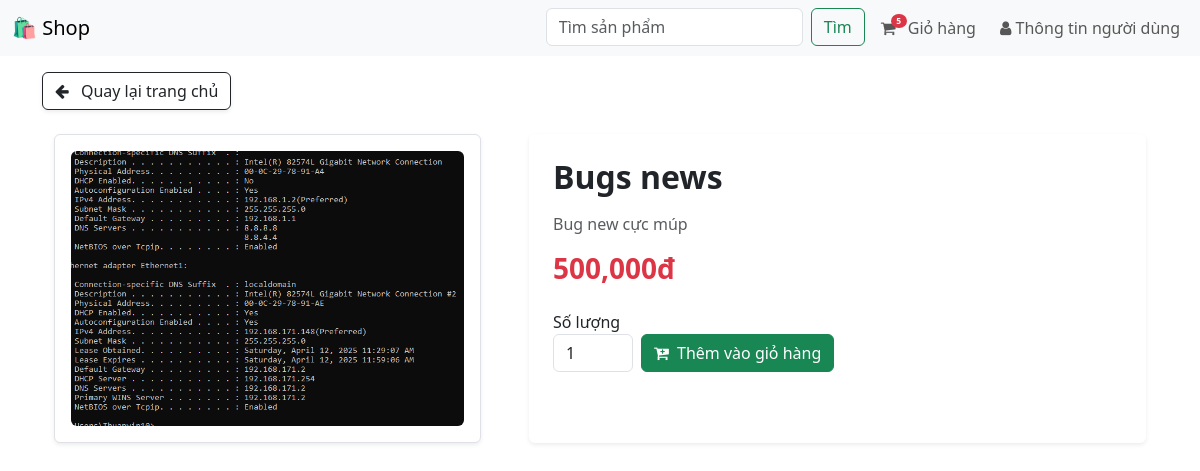
/product/9 (signed in), run on an earlier commit of the app's database.
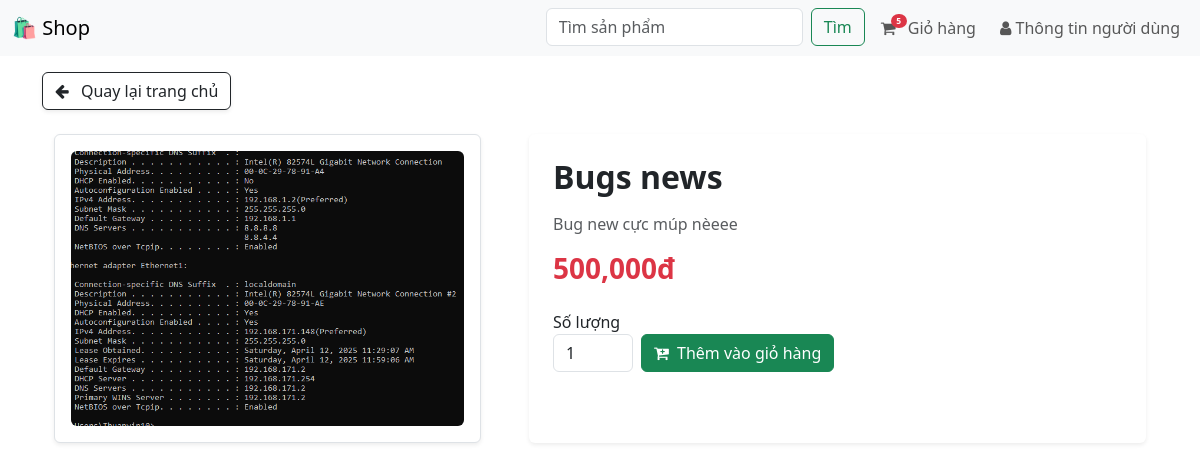
And on a later commit of the database.
### fashion/models.py (models this page shows, shortened)
class Product(models.Model):
    name = models.CharField(max_length=200)
    price = models.IntegerField()
    description = models.TextField()
    image = models.ImageField(upload_to='products/')
    category = models.ForeignKey('Category', on_delete=models.CASCADE, null=True, blank=True)

### fashion/views.py (the view)
# urls.py: path('product/<int:product_id>', views.product_detail, name='product_detail'),
@login_required
def product_detail(request, product_id):
    return render(request, 'store/product_detail.html', {
        'product': get_object_or_404(Product, pk=product_id),
        'cart_item_count': _cart_items(request).count()
    })

### fashion/views.py (called while the page is built)
def _cart_items(request):
    if request.user.is_authenticated:
        return CartItem.objects.filter(user=request.user)
    if not request.session.session_key:
        request.session.save()
    return CartItem.objects.filter(session_key=request.session.session_key)

### fashion/templates/store/product_detail.html (shortened to what this page needs)
{% extends 'store/base_shop.html' %}
{% load static %}
{% load humanize %}
{% block content %}
<div class="container-fluid py-4 px-0">
  <div class="mb-4">
    <a href="{% url 'home' %}" class="btn btn-outline-dark shadow-sm">
      <i class="fa fa-arrow-left me-2"></i> Quay lại trang chủ
    </a>
  </div>
  <div class="row">
    <div class="col-md-5 px-4">
      <div class="border rounded shadow-sm p-3 bg-white h-100">
        <img
          src="{{ product.image.url }}"
          alt="{{ product.name }}"
          class="img-fluid rounded w-100"
          style="object-fit: contain; max-height: 500px;"
        />
      </div>
    </div>
    <div class="col-md-7 px-4">
      <div class="bg-white p-4 rounded shadow-sm h-100">
        <h2 class="fw-bold mb-3">{{ product.name }}</h2>
        <p class="text-muted fs-6">{{ product.description }}</p>
        <div class="mb-4">
          <h3 class="text-danger fw-bold">
            {{ product.price|intcomma }}đ
          </h3>
        </div>
        <form id="add-to-cart-form" method="POST" action="{% url 'add_to_cart' product.id %}">
          <div class="row g-2 align-items-end mb-4">
            <div class="col-auto">
              <label for="quantity" class="form-label mb-0">Số lượng</label>
              <input
                type="number"
                class="form-control"
                id="quantity"
                name="quantity"
                value="1"
                min="1"
                style="width: 80px;"
              />
            </div>
            <div class="col-auto">
              <button type="submit" class="btn btn-success">
                <i class="fa fa-cart-plus me-1"></i> Thêm vào giỏ hàng
              </button>
            </div>
          </div>
        </form>
      </div>
    </div>
  </div>
</div>
{% endblock %}

What changed in the data, as far as the page shows it:
changed Product "Bugs news": description "Bug new cực múp" → "Bug new cực múp nèeee"
